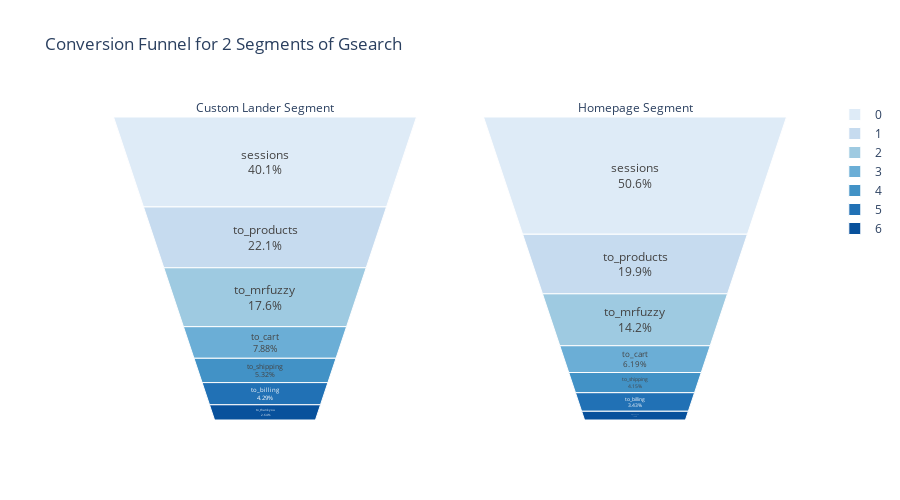

Notebook cell for this chart:
### Code cell
# Visualization: conversion funnels 
# see https://plotly.com/python/funnel-charts/

from plotly import graph_objects as go
from plotly.subplots import make_subplots

fig = make_subplots(rows=1, cols=2)

fig.add_trace(
    go.Funnelarea(
    text = ["sessions", "to_products", "to_mrfuzzy", "to_cart","to_shipping", "to_billing", "to_thankyou"],
    values = [234559,129391, 102842, 46061, 31119, 25080, 15416],
    marker = {"colors": ['rgb(222,235,247)', 'rgb(198,219,239)', 'rgb(158,202,225)', 'rgb(107,174,214)', 'rgb(66,146,198)', 'rgb(33,113,181)', 'rgb(8,81,156)']},
    title = {"position": "top center", "text": "Custom Lander Segment"},
    domain = {"x": [0, 0.5], "y": [1, 1]}))

fig.add_trace(
   go.Funnelarea(
    text = ["sessions", "to_products", "to_mrfuzzy", "to_cart","to_shipping", "to_billing", "to_thankyou"],
    values = [13005, 5128, 3660, 1592, 1067, 881, 381],
    title = {"position": "top center", "text": "Homepage Segment"},
    domain = {"x": [0.5, 1], "y": [1, 1]}))
              
fig.update_layout( height=500, width=900, title_text="Conversion Funnel for 2 Segments of Gsearch")
fig.show()

### Figure 1 — Plotly figure (JSON) as saved in the notebook; plotly's stock layout.template omitted (floating-point values rounded to 4 significant figures)
{"data": [{"domain": {"x": [0, 0.5], "y": [1, 1]}, "marker": {"colors": ["rgb(222,235,247)", "rgb(198,219,239)", "rgb(158,202,225)", "rgb(107,174,214)", "rgb(66,146,198)", "rgb(33,113,181)", "rgb(8,81,156)"]}, "text": ["sessions", "to_products", "to_mrfuzzy", "to_cart", "to_shipping", "to_billing", "to_thankyou"], "title": {"position": "top center", "text": "Custom Lander Segment"}, "type": "funnelarea", "values": [234559, 129391, 102842, 46061, 31119, 25080, 15416]}, {"domain": {"x": [0.5, 1], "y": [1, 1]}, "text": ["sessions", "to_products", "to_mrfuzzy", "to_cart", "to_shipping", "to_billing", "to_thankyou"], "title": {"position": "top center", "text": "Homepage Segment"}, "type": "funnelarea", "values": [13005, 5128, 3660, 1592, 1067, 881, 381]}], "layout": {"height": 500, "title": {"text": "Conversion Funnel for 2 Segments of Gsearch"}, "width": 900, "xaxis": {"anchor": "y", "domain": [0, 0.45]}, "xaxis2": {"anchor": "y2", "domain": [0.55, 1]}, "yaxis": {"anchor": "x", "domain": [0, 1]}, "yaxis2": {"anchor": "x2", "domain": [0, 1]}}}
